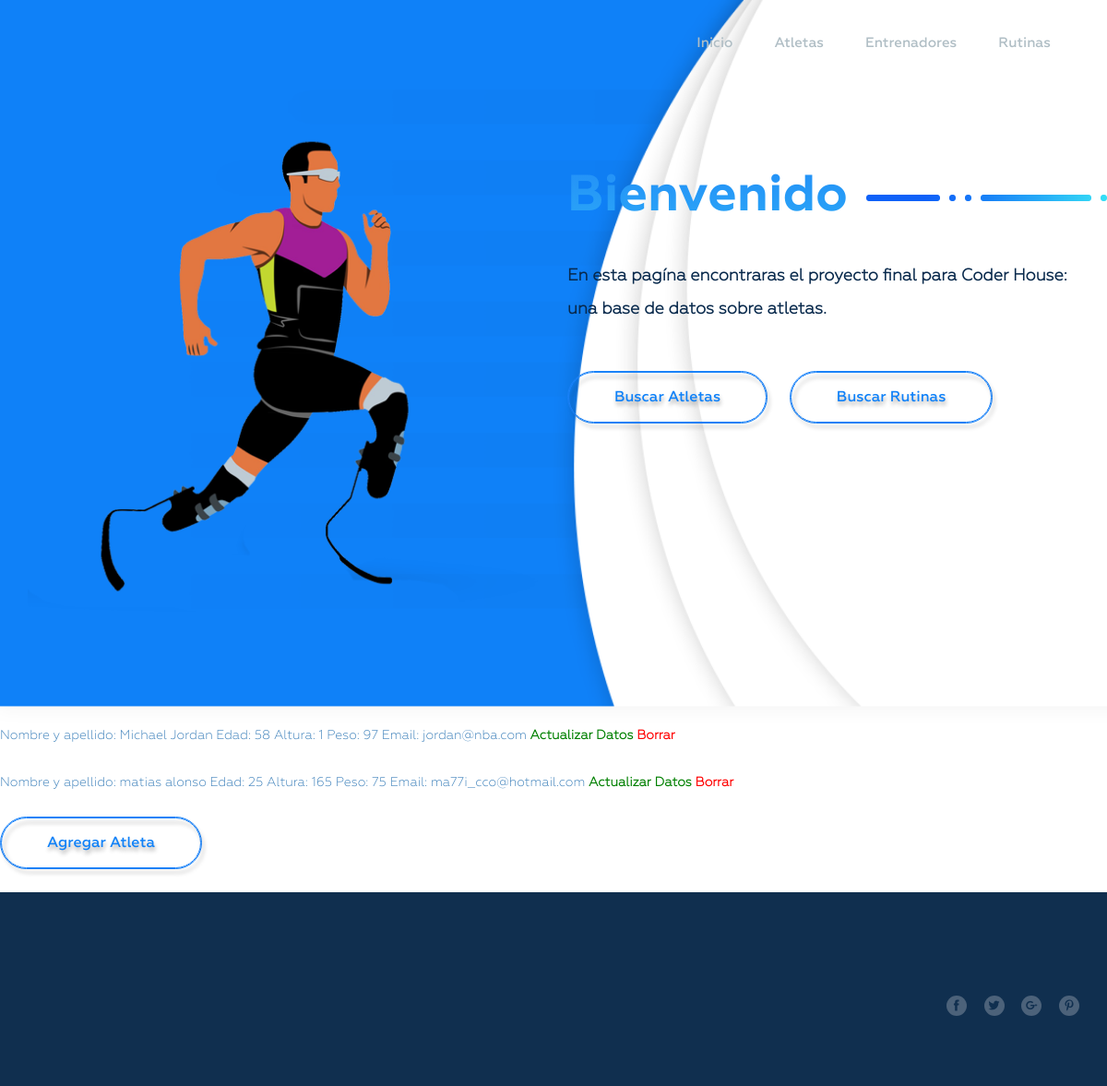
Before: /app/atletas with the older database file.
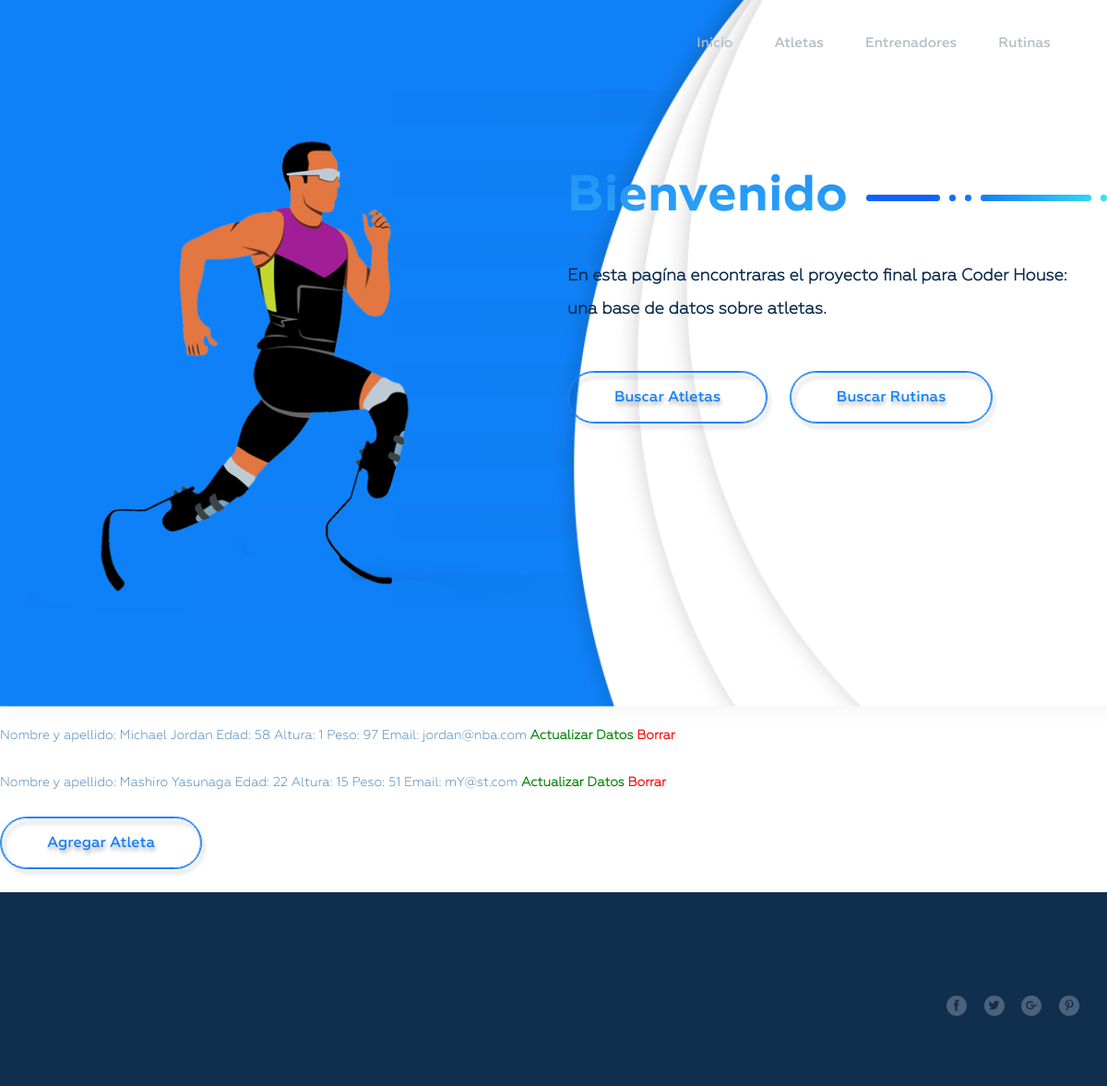
After: the same page with the newer database file.
### app_proyectoFinal/models.py (models this page shows)
class Atleta(Model):
    nombre = CharField(max_length=40)
    apellido = CharField(max_length=40)
    edad= IntegerField()
    altura= IntegerField()
    peso= IntegerField()
    email = EmailField()
    def __str__(self):
        return f'Nombre y apellido: {self.nombre} {self.apellido} Edad: {self.edad} Altura: {self.altura} Peso: {self.peso} Email: {self.email}'

### app_proyectoFinal/views.py (the view)
# urls.py: path('atletas', atletaListView.as_view(), name='Atletas'),
class atletaListView(ListView):
    model = Atleta
    template_name = 'atletas.html'
    context_object_name = 'lista_atletas'

### templates/app_proyectoFinal/atletas.html (shortened to what this page needs)
{% extends "padre.html" %}
{% load static %}
{% block contenido %}
{% for atleta in lista_atletas %}
    <a href="{% url 'Detalle Atletas' atleta.id %}"> {{atleta}} </a>
    <a href="{% url 'Actualizar Atletas' atleta.id %}" style="color: green"><b>Actualizar Datos</b></a>
    <a href="{% url 'Borrar Atletas' atleta.id %}"style="color: red"><b>Borrar</b></a>
    <br>
    <br>
{% endfor %}
<a class="header__button" href="{% url 'Formulario de Atletas' %}">Agregar Atleta</a>
<br>
<br>
{% endblock %}

Changed rows visible on the page:
removed Atleta: nombre+apellido+edad "Nombre y apellido: matias alonso Edad: 25 Altura: 165 Peso: 75 Email: ma77i_cco@hotmail.com"
added Atleta: nombre+apellido+edad "Nombre y apellido: Mashiro Yasunaga Edad: 22 Altura: 15 Peso: 51 Email: mY@st.com"
